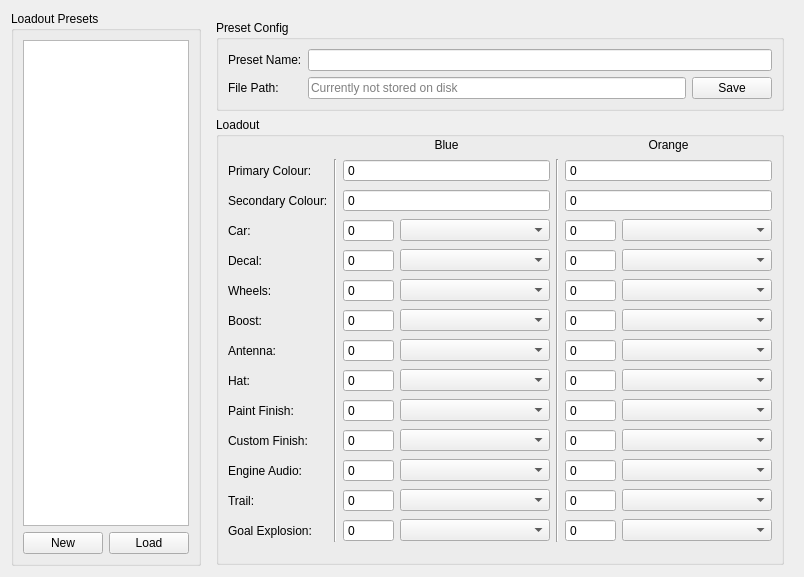
<?xml version="1.0" encoding="UTF-8"?>
<ui version="4.0">
 <class>LoadoutPresetCustomiser</class>
 <widget class="QWidget" name="LoadoutPresetCustomiser">
  <property name="geometry">
   <rect>
    <x>0</x>
    <y>0</y>
    <width>750</width>
    <height>577</height>
   </rect>
  </property>
  <property name="windowTitle">
   <string>Loadout Preset Customiser</string>
  </property>
  <layout class="QHBoxLayout" name="horizontalLayout" stretch="2,5">
   <item>
    <widget class="QGroupBox" name="groupBox_3">
     <property name="title">
      <string>Loadout Presets</string>
     </property>
     <layout class="QVBoxLayout" name="verticalLayout">
      <item>
       <widget class="QListWidget" name="presets_listwidget">
        <property name="editTriggers">
         <set>QAbstractItemView::DoubleClicked|QAbstractItemView::EditKeyPressed|QAbstractItemView::SelectedClicked</set>
        </property>
        <property name="sortingEnabled">
         <bool>true</bool>
        </property>
       </widget>
      </item>
      <item>
       <widget class="QFrame" name="frame">
        <property name="frameShape">
         <enum>QFrame::NoFrame</enum>
        </property>
        <layout class="QHBoxLayout" name="horizontalLayout_2">
         <property name="leftMargin">
          <number>0</number>
         </property>
         <property name="topMargin">
          <number>0</number>
         </property>
         <property name="rightMargin">
          <number>0</number>
         </property>
         <property name="bottomMargin">
          <number>0</number>
         </property>
         <item>
          <widget class="QPushButton" name="preset_new_pushbutton">
           <property name="text">
            <string>New</string>
           </property>
          </widget>
         </item>
         <item>
          <widget class="QPushButton" name="preset_load_pushbutton">
           <property name="text">
            <string>Load</string>
           </property>
          </widget>
         </item>
        </layout>
       </widget>
      </item>
     </layout>
    </widget>
   </item>
   <item>
    <widget class="QFrame" name="right_frame">
     <layout class="QVBoxLayout" name="verticalLayout_4" stretch="0,1">
      <property name="bottomMargin">
       <number>1</number>
      </property>
      <item>
       <widget class="QGroupBox" name="preset_config_groupbox">
        <property name="sizePolicy">
         <sizepolicy hsizetype="Preferred" vsizetype="Preferred">
          <horstretch>0</horstretch>
          <verstretch>0</verstretch>
         </sizepolicy>
        </property>
        <property name="title">
         <string>Preset Config</string>
        </property>
        <layout class="QGridLayout" name="gridLayout_2">
         <item row="1" column="0">
          <widget class="QLabel" name="label_17">
           <property name="text">
            <string>File Path:</string>
           </property>
          </widget>
         </item>
         <item row="0" column="0">
          <widget class="QLabel" name="label_16">
           <property name="text">
            <string>Preset Name:</string>
           </property>
          </widget>
         </item>
         <item row="1" column="1">
          <widget class="QLineEdit" name="preset_path_lineedit">
           <property name="readOnly">
            <bool>true</bool>
           </property>
           <property name="placeholderText">
            <string>Currently not stored on disk</string>
           </property>
          </widget>
         </item>
         <item row="1" column="2">
          <widget class="QPushButton" name="preset_save_pushbutton">
           <property name="text">
            <string>Save</string>
           </property>
          </widget>
         </item>
         <item row="0" column="1" colspan="2">
          <widget class="QLineEdit" name="preset_name_lineedit"/>
         </item>
        </layout>
       </widget>
      </item>
      <item>
       <widget class="QGroupBox" name="loadout_config_groupbox">
        <property name="title">
         <string>Loadout</string>
        </property>
        <layout class="QGridLayout" name="gridLayout" columnstretch="1,1,1,2,1,1,2">
         <property name="topMargin">
          <number>0</number>
         </property>
         <property name="bottomMargin">
          <number>8</number>
         </property>
         <item row="0" column="2" colspan="2">
          <widget class="QLabel" name="label_14">
           <property name="sizePolicy">
            <sizepolicy hsizetype="Preferred" vsizetype="Maximum">
             <horstretch>0</horstretch>
             <verstretch>0</verstretch>
            </sizepolicy>
           </property>
           <property name="text">
            <string>Blue</string>
           </property>
           <property name="alignment">
            <set>Qt::AlignCenter</set>
           </property>
          </widget>
         </item>
         <item row="0" column="5" colspan="2">
          <widget class="QLabel" name="label_15">
           <property name="sizePolicy">
            <sizepolicy hsizetype="Preferred" vsizetype="Maximum">
             <horstretch>0</horstretch>
             <verstretch>0</verstretch>
            </sizepolicy>
           </property>
           <property name="text">
            <string>Orange</string>
           </property>
           <property name="alignment">
            <set>Qt::AlignCenter</set>
           </property>
          </widget>
         </item>
         <item row="1" column="0">
          <widget class="QLabel" name="label">
           <property name="text">
            <string>Primary Colour:</string>
           </property>
          </widget>
         </item>
         <item row="1" column="2" colspan="2">
          <widget class="QSpinBox" name="blue_primary_spinbox">
           <property name="buttonSymbols">
            <enum>QAbstractSpinBox::NoButtons</enum>
           </property>
           <property name="maximum">
            <number>999999999</number>
           </property>
          </widget>
         </item>
         <item row="1" column="5" colspan="2">
          <widget class="QSpinBox" name="orange_primary_spinbox">
           <property name="buttonSymbols">
            <enum>QAbstractSpinBox::NoButtons</enum>
           </property>
           <property name="maximum">
            <number>999999999</number>
           </property>
          </widget>
         </item>
         <item row="2" column="0">
          <widget class="QLabel" name="label_2">
           <property name="text">
            <string>Secondary Colour:</string>
           </property>
          </widget>
         </item>
         <item row="3" column="0">
          <widget class="QLabel" name="label_3">
           <property name="text">
            <string>Car:</string>
           </property>
          </widget>
         </item>
         <item row="2" column="5" colspan="2">
          <widget class="QSpinBox" name="orange_secondary_spinbox">
           <property name="buttonSymbols">
            <enum>QAbstractSpinBox::NoButtons</enum>
           </property>
           <property name="maximum">
            <number>999999999</number>
           </property>
          </widget>
         </item>
         <item row="2" column="2" colspan="2">
          <widget class="QSpinBox" name="blue_secondary_spinbox">
           <property name="buttonSymbols">
            <enum>QAbstractSpinBox::NoButtons</enum>
           </property>
           <property name="maximum">
            <number>999999999</number>
           </property>
          </widget>
         </item>
         <item row="3" column="2">
          <widget class="QSpinBox" name="blue_car_spinbox">
           <property name="buttonSymbols">
            <enum>QAbstractSpinBox::NoButtons</enum>
           </property>
           <property name="maximum">
            <number>999999</number>
           </property>
          </widget>
         </item>
         <item row="3" column="5">
          <widget class="QSpinBox" name="orange_car_spinbox">
           <property name="buttonSymbols">
            <enum>QAbstractSpinBox::NoButtons</enum>
           </property>
           <property name="maximum">
            <number>999999</number>
           </property>
          </widget>
         </item>
         <item row="3" column="6">
          <widget class="QComboBox" name="orange_car_combobox">
           <property name="sizeAdjustPolicy">
            <enum>QComboBox::AdjustToMinimumContentsLength</enum>
           </property>
           <property name="minimumContentsLength">
            <number>15</number>
           </property>
          </widget>
         </item>
         <item row="3" column="3">
          <widget class="QComboBox" name="blue_car_combobox">
           <property name="sizeAdjustPolicy">
            <enum>QComboBox::AdjustToMinimumContentsLength</enum>
           </property>
           <property name="minimumContentsLength">
            <number>15</number>
           </property>
          </widget>
         </item>
         <item row="4" column="0">
          <widget class="QLabel" name="label_4">
           <property name="text">
            <string>Decal:</string>
           </property>
          </widget>
         </item>
         <item row="4" column="2">
          <widget class="QSpinBox" name="blue_decal_spinbox">
           <property name="buttonSymbols">
            <enum>QAbstractSpinBox::NoButtons</enum>
           </property>
           <property name="maximum">
            <number>999999</number>
           </property>
          </widget>
         </item>
         <item row="4" column="3">
          <widget class="QComboBox" name="blue_decal_combobox">
           <property name="sizeAdjustPolicy">
            <enum>QComboBox::AdjustToMinimumContentsLength</enum>
           </property>
           <property name="minimumContentsLength">
            <number>15</number>
           </property>
          </widget>
         </item>
         <item row="4" column="5">
          <widget class="QSpinBox" name="orange_decal_spinbox">
           <property name="buttonSymbols">
            <enum>QAbstractSpinBox::NoButtons</enum>
           </property>
           <property name="maximum">
            <number>999999</number>
           </property>
          </widget>
         </item>
         <item row="5" column="2">
          <widget class="QSpinBox" name="blue_wheels_spinbox">
           <property name="buttonSymbols">
            <enum>QAbstractSpinBox::NoButtons</enum>
           </property>
           <property name="maximum">
            <number>999999</number>
           </property>
          </widget>
         </item>
         <item row="5" column="3">
          <widget class="QComboBox" name="blue_wheels_combobox">
           <property name="sizeAdjustPolicy">
            <enum>QComboBox::AdjustToMinimumContentsLength</enum>
           </property>
           <property name="minimumContentsLength">
            <number>15</number>
           </property>
          </widget>
         </item>
         <item row="5" column="5">
          <widget class="QSpinBox" name="orange_wheels_spinbox">
           <property name="buttonSymbols">
            <enum>QAbstractSpinBox::NoButtons</enum>
           </property>
           <property name="maximum">
            <number>999999</number>
           </property>
          </widget>
         </item>
         <item row="4" column="6">
          <widget class="QComboBox" name="orange_decal_combobox">
           <property name="sizeAdjustPolicy">
            <enum>QComboBox::AdjustToMinimumContentsLength</enum>
           </property>
           <property name="minimumContentsLength">
            <number>15</number>
           </property>
          </widget>
         </item>
         <item row="5" column="0">
          <widget class="QLabel" name="label_5">
           <property name="text">
            <string>Wheels:</string>
           </property>
          </widget>
         </item>
         <item row="6" column="5">
          <widget class="QSpinBox" name="orange_boost_spinbox">
           <property name="buttonSymbols">
            <enum>QAbstractSpinBox::NoButtons</enum>
           </property>
           <property name="maximum">
            <number>999999</number>
           </property>
          </widget>
         </item>
         <item row="6" column="3">
          <widget class="QComboBox" name="blue_boost_combobox">
           <property name="sizeAdjustPolicy">
            <enum>QComboBox::AdjustToMinimumContentsLength</enum>
           </property>
           <property name="minimumContentsLength">
            <number>15</number>
           </property>
          </widget>
         </item>
         <item row="6" column="0">
          <widget class="QLabel" name="label_6">
           <property name="text">
            <string>Boost:</string>
           </property>
          </widget>
         </item>
         <item row="5" column="6">
          <widget class="QComboBox" name="orange_wheels_combobox">
           <property name="sizeAdjustPolicy">
            <enum>QComboBox::AdjustToMinimumContentsLength</enum>
           </property>
           <property name="minimumContentsLength">
            <number>15</number>
           </property>
          </widget>
         </item>
         <item row="6" column="2">
          <widget class="QSpinBox" name="blue_boost_spinbox">
           <property name="buttonSymbols">
            <enum>QAbstractSpinBox::NoButtons</enum>
           </property>
           <property name="maximum">
            <number>999999</number>
           </property>
          </widget>
         </item>
         <item row="7" column="0">
          <widget class="QLabel" name="label_7">
           <property name="text">
            <string>Antenna:</string>
           </property>
          </widget>
         </item>
         <item row="7" column="3">
          <widget class="QComboBox" name="blue_antenna_combobox">
           <property name="sizeAdjustPolicy">
            <enum>QComboBox::AdjustToMinimumContentsLength</enum>
           </property>
           <property name="minimumContentsLength">
            <number>15</number>
           </property>
          </widget>
         </item>
         <item row="7" column="2">
          <widget class="QSpinBox" name="blue_antenna_spinbox">
           <property name="buttonSymbols">
            <enum>QAbstractSpinBox::NoButtons</enum>
           </property>
           <property name="maximum">
            <number>999999</number>
           </property>
          </widget>
         </item>
         <item row="7" column="5">
          <widget class="QSpinBox" name="orange_antenna_spinbox">
           <property name="buttonSymbols">
            <enum>QAbstractSpinBox::NoButtons</enum>
           </property>
           <property name="maximum">
            <number>999999</number>
           </property>
          </widget>
         </item>
         <item row="6" column="6">
          <widget class="QComboBox" name="orange_boost_combobox">
           <property name="sizeAdjustPolicy">
            <enum>QComboBox::AdjustToMinimumContentsLength</enum>
           </property>
           <property name="minimumContentsLength">
            <number>15</number>
           </property>
          </widget>
         </item>
         <item row="8" column="0">
          <widget class="QLabel" name="label_8">
           <property name="text">
            <string>Hat:</string>
           </property>
          </widget>
         </item>
         <item row="8" column="2">
          <widget class="QSpinBox" name="blue_hat_spinbox">
           <property name="buttonSymbols">
            <enum>QAbstractSpinBox::NoButtons</enum>
           </property>
           <property name="maximum">
            <number>999999</number>
           </property>
          </widget>
         </item>
         <item row="8" column="3">
          <widget class="QComboBox" name="blue_hat_combobox">
           <property name="sizeAdjustPolicy">
            <enum>QComboBox::AdjustToMinimumContentsLength</enum>
           </property>
           <property name="minimumContentsLength">
            <number>15</number>
           </property>
          </widget>
         </item>
         <item row="8" column="5">
          <widget class="QSpinBox" name="orange_hat_spinbox">
           <property name="buttonSymbols">
            <enum>QAbstractSpinBox::NoButtons</enum>
           </property>
           <property name="maximum">
            <number>999999</number>
           </property>
          </widget>
         </item>
         <item row="7" column="6">
          <widget class="QComboBox" name="orange_antenna_combobox">
           <property name="sizeAdjustPolicy">
            <enum>QComboBox::AdjustToMinimumContentsLength</enum>
           </property>
           <property name="minimumContentsLength">
            <number>15</number>
           </property>
          </widget>
         </item>
         <item row="8" column="6">
          <widget class="QComboBox" name="orange_hat_combobox">
           <property name="sizeAdjustPolicy">
            <enum>QComboBox::AdjustToMinimumContentsLength</enum>
           </property>
           <property name="minimumContentsLength">
            <number>15</number>
           </property>
          </widget>
         </item>
         <item row="9" column="2">
          <widget class="QSpinBox" name="blue_paint_finish_spinbox">
           <property name="buttonSymbols">
            <enum>QAbstractSpinBox::NoButtons</enum>
           </property>
           <property name="maximum">
            <number>999999</number>
           </property>
          </widget>
         </item>
         <item row="9" column="3">
          <widget class="QComboBox" name="blue_paint_finish_combobox">
           <property name="sizeAdjustPolicy">
            <enum>QComboBox::AdjustToMinimumContentsLength</enum>
           </property>
           <property name="minimumContentsLength">
            <number>15</number>
           </property>
          </widget>
         </item>
         <item row="9" column="0">
          <widget class="QLabel" name="label_9">
           <property name="text">
            <string>Paint Finish:</string>
           </property>
          </widget>
         </item>
         <item row="10" column="0">
          <widget class="QLabel" name="label_10">
           <property name="text">
            <string>Custom Finish:</string>
           </property>
          </widget>
         </item>
         <item row="10" column="3">
          <widget class="QComboBox" name="blue_custom_finish_combobox">
           <property name="sizeAdjustPolicy">
            <enum>QComboBox::AdjustToMinimumContentsLength</enum>
           </property>
           <property name="minimumContentsLength">
            <number>15</number>
           </property>
          </widget>
         </item>
         <item row="9" column="6">
          <widget class="QComboBox" name="orange_paint_finish_combobox">
           <property name="sizeAdjustPolicy">
            <enum>QComboBox::AdjustToMinimumContentsLength</enum>
           </property>
           <property name="minimumContentsLength">
            <number>15</number>
           </property>
          </widget>
         </item>
         <item row="10" column="2">
          <widget class="QSpinBox" name="blue_custom_finish_spinbox">
           <property name="buttonSymbols">
            <enum>QAbstractSpinBox::NoButtons</enum>
           </property>
           <property name="maximum">
            <number>999999</number>
           </property>
          </widget>
         </item>
         <item row="9" column="5">
          <widget class="QSpinBox" name="orange_paint_finish_spinbox">
           <property name="buttonSymbols">
            <enum>QAbstractSpinBox::NoButtons</enum>
           </property>
           <property name="maximum">
            <number>999999</number>
           </property>
          </widget>
         </item>
         <item row="11" column="2">
          <widget class="QSpinBox" name="blue_engine_spinbox">
           <property name="buttonSymbols">
            <enum>QAbstractSpinBox::NoButtons</enum>
           </property>
           <property name="maximum">
            <number>999999</number>
           </property>
          </widget>
         </item>
         <item row="11" column="3">
          <widget class="QComboBox" name="blue_engine_combobox">
           <property name="sizeAdjustPolicy">
            <enum>QComboBox::AdjustToMinimumContentsLength</enum>
           </property>
           <property name="minimumContentsLength">
            <number>15</number>
           </property>
          </widget>
         </item>
         <item row="11" column="5">
          <widget class="QSpinBox" name="orange_engine_spinbox">
           <property name="buttonSymbols">
            <enum>QAbstractSpinBox::NoButtons</enum>
           </property>
           <property name="maximum">
            <number>999999</number>
           </property>
          </widget>
         </item>
         <item row="10" column="5">
          <widget class="QSpinBox" name="orange_custom_finish_spinbox">
           <property name="buttonSymbols">
            <enum>QAbstractSpinBox::NoButtons</enum>
           </property>
           <property name="maximum">
            <number>999999</number>
           </property>
          </widget>
         </item>
         <item row="11" column="0">
          <widget class="QLabel" name="label_11">
           <property name="text">
            <string>Engine Audio:</string>
           </property>
          </widget>
         </item>
         <item row="10" column="6">
          <widget class="QComboBox" name="orange_custom_finish_combobox">
           <property name="sizeAdjustPolicy">
            <enum>QComboBox::AdjustToMinimumContentsLength</enum>
           </property>
           <property name="minimumContentsLength">
            <number>15</number>
           </property>
          </widget>
         </item>
         <item row="11" column="6">
          <widget class="QComboBox" name="orange_engine_combobox">
           <property name="sizeAdjustPolicy">
            <enum>QComboBox::AdjustToMinimumContentsLength</enum>
           </property>
           <property name="minimumContentsLength">
            <number>15</number>
           </property>
          </widget>
         </item>
         <item row="12" column="3">
          <widget class="QComboBox" name="blue_trails_combobox">
           <property name="sizeAdjustPolicy">
            <enum>QComboBox::AdjustToMinimumContentsLength</enum>
           </property>
           <property name="minimumContentsLength">
            <number>15</number>
           </property>
          </widget>
         </item>
         <item row="12" column="0">
          <widget class="QLabel" name="label_12">
           <property name="text">
            <string>Trail:</string>
           </property>
          </widget>
         </item>
         <item row="12" column="2">
          <widget class="QSpinBox" name="blue_trails_spinbox">
           <property name="buttonSymbols">
            <enum>QAbstractSpinBox::NoButtons</enum>
           </property>
           <property name="maximum">
            <number>999999</number>
           </property>
          </widget>
         </item>
         <item row="12" column="5">
          <widget class="QSpinBox" name="orange_trails_spinbox">
           <property name="buttonSymbols">
            <enum>QAbstractSpinBox::NoButtons</enum>
           </property>
           <property name="maximum">
            <number>999999</number>
           </property>
          </widget>
         </item>
         <item row="12" column="6">
          <widget class="QComboBox" name="orange_trails_combobox">
           <property name="sizeAdjustPolicy">
            <enum>QComboBox::AdjustToMinimumContentsLength</enum>
           </property>
           <property name="minimumContentsLength">
            <number>15</number>
           </property>
          </widget>
         </item>
         <item row="13" column="0">
          <widget class="QLabel" name="label_13">
           <property name="text">
            <string>Goal Explosion:</string>
           </property>
          </widget>
         </item>
         <item row="13" column="2">
          <widget class="QSpinBox" name="blue_goal_explosion_spinbox">
           <property name="buttonSymbols">
            <enum>QAbstractSpinBox::NoButtons</enum>
           </property>
           <property name="maximum">
            <number>999999</number>
           </property>
          </widget>
         </item>
         <item row="13" column="3">
          <widget class="QComboBox" name="blue_goal_explosion_combobox">
           <property name="sizeAdjustPolicy">
            <enum>QComboBox::AdjustToMinimumContentsLength</enum>
           </property>
           <property name="minimumContentsLength">
            <number>15</number>
           </property>
          </widget>
         </item>
         <item row="13" column="6">
          <widget class="QComboBox" name="orange_goal_explosion_combobox">
           <property name="sizeAdjustPolicy">
            <enum>QComboBox::AdjustToMinimumContentsLength</enum>
           </property>
           <property name="minimumContentsLength">
            <number>15</number>
           </property>
          </widget>
         </item>
         <item row="13" column="5">
          <widget class="QSpinBox" name="orange_goal_explosion_spinbox">
           <property name="buttonSymbols">
            <enum>QAbstractSpinBox::NoButtons</enum>
           </property>
           <property name="maximum">
            <number>999999</number>
           </property>
          </widget>
         </item>
         <item row="1" column="1" rowspan="13">
          <widget class="Line" name="line_2">
           <property name="orientation">
            <enum>Qt::Vertical</enum>
           </property>
          </widget>
         </item>
         <item row="1" column="4" rowspan="13">
          <widget class="Line" name="line">
           <property name="orientation">
            <enum>Qt::Vertical</enum>
           </property>
          </widget>
         </item>
        </layout>
       </widget>
      </item>
     </layout>
    </widget>
   </item>
  </layout>
 </widget>
 <resources/>
 <connections/>
</ui>
